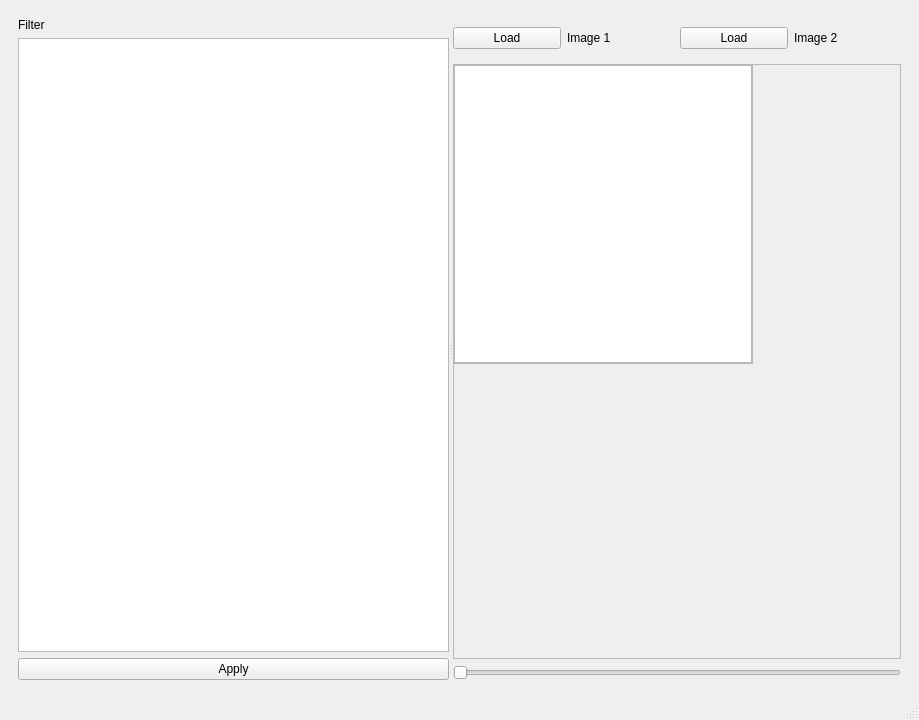
<?xml version="1.0" encoding="UTF-8"?>
<ui version="4.0">
 <class>Comparator_window</class>
 <widget class="QMainWindow" name="Comparator_window">
  <property name="geometry">
   <rect>
    <x>0</x>
    <y>0</y>
    <width>919</width>
    <height>720</height>
   </rect>
  </property>
  <property name="sizePolicy">
   <sizepolicy hsizetype="Expanding" vsizetype="Expanding">
    <horstretch>0</horstretch>
    <verstretch>0</verstretch>
   </sizepolicy>
  </property>
  <property name="windowTitle">
   <string>Comparator</string>
  </property>
  <widget class="QWidget" name="centralwidget">
   <property name="sizePolicy">
    <sizepolicy hsizetype="Expanding" vsizetype="Expanding">
     <horstretch>0</horstretch>
     <verstretch>0</verstretch>
    </sizepolicy>
   </property>
   <layout class="QGridLayout" name="gridLayout">
    <item row="0" column="0">
     <widget class="QWidget" name="verticalWidget" native="true">
      <property name="enabled">
       <bool>true</bool>
      </property>
      <property name="sizePolicy">
       <sizepolicy hsizetype="Expanding" vsizetype="Expanding">
        <horstretch>0</horstretch>
        <verstretch>0</verstretch>
       </sizepolicy>
      </property>
      <property name="contextMenuPolicy">
       <enum>Qt::ContextMenuPolicy::DefaultContextMenu</enum>
      </property>
      <layout class="QHBoxLayout" name="horizontalLayout" stretch="0">
       <item>
        <widget class="QSplitter" name="splitter">
         <property name="sizePolicy">
          <sizepolicy hsizetype="Expanding" vsizetype="Expanding">
           <horstretch>0</horstretch>
           <verstretch>0</verstretch>
          </sizepolicy>
         </property>
         <property name="lineWidth">
          <number>2</number>
         </property>
         <property name="midLineWidth">
          <number>2</number>
         </property>
         <property name="orientation">
          <enum>Qt::Orientation::Horizontal</enum>
         </property>
         <property name="childrenCollapsible">
          <bool>true</bool>
         </property>
         <widget class="QWidget" name="">
          <layout class="QVBoxLayout" name="verticalLayout_2" stretch="1,50,1">
           <item>
            <widget class="QLabel" name="label">
             <property name="text">
              <string>Filter</string>
             </property>
            </widget>
           </item>
           <item>
            <widget class="QPlainTextEdit" name="filter_code"/>
           </item>
           <item>
            <widget class="QPushButton" name="apply_filter_btn">
             <property name="text">
              <string>Apply</string>
             </property>
            </widget>
           </item>
          </layout>
         </widget>
         <widget class="QWidget" name="">
          <layout class="QVBoxLayout" name="verticalLayout" stretch="1,15,1">
           <item>
            <layout class="QHBoxLayout" name="horizontalLayout_4">
             <item>
              <widget class="QPushButton" name="load_image2_btn">
               <property name="text">
                <string>Load</string>
               </property>
              </widget>
             </item>
             <item>
              <widget class="QLabel" name="label_2">
               <property name="text">
                <string>Image 1</string>
               </property>
              </widget>
             </item>
             <item>
              <widget class="QPushButton" name="load_image1_btn">
               <property name="text">
                <string>Load</string>
               </property>
              </widget>
             </item>
             <item>
              <widget class="QLabel" name="label_3">
               <property name="text">
                <string>Image 2</string>
               </property>
              </widget>
             </item>
            </layout>
           </item>
           <item>
            <widget class="QFrame" name="outer_frame">
             <property name="sizePolicy">
              <sizepolicy hsizetype="MinimumExpanding" vsizetype="MinimumExpanding">
               <horstretch>0</horstretch>
               <verstretch>0</verstretch>
              </sizepolicy>
             </property>
             <property name="frameShape">
              <enum>QFrame::Shape::StyledPanel</enum>
             </property>
             <property name="frameShadow">
              <enum>QFrame::Shadow::Raised</enum>
             </property>
             <widget class="QFrame" name="compare_frame">
              <property name="geometry">
               <rect>
                <x>0</x>
                <y>0</y>
                <width>300</width>
                <height>300</height>
               </rect>
              </property>
              <property name="sizePolicy">
               <sizepolicy hsizetype="Expanding" vsizetype="Expanding">
                <horstretch>0</horstretch>
                <verstretch>0</verstretch>
               </sizepolicy>
              </property>
              <property name="frameShape">
               <enum>QFrame::Shape::StyledPanel</enum>
              </property>
              <property name="frameShadow">
               <enum>QFrame::Shadow::Raised</enum>
              </property>
              <layout class="QHBoxLayout" name="horizontalLayout_6">
               <property name="spacing">
                <number>0</number>
               </property>
               <property name="leftMargin">
                <number>0</number>
               </property>
               <property name="topMargin">
                <number>0</number>
               </property>
               <property name="rightMargin">
                <number>0</number>
               </property>
               <property name="bottomMargin">
                <number>0</number>
               </property>
               <item>
                <widget class="QGraphicsView" name="graphicsView_compare"/>
               </item>
              </layout>
             </widget>
             <widget class="QFrame" name="original_frame">
              <property name="geometry">
               <rect>
                <x>0</x>
                <y>0</y>
                <width>300</width>
                <height>300</height>
               </rect>
              </property>
              <property name="sizePolicy">
               <sizepolicy hsizetype="Expanding" vsizetype="Expanding">
                <horstretch>0</horstretch>
                <verstretch>0</verstretch>
               </sizepolicy>
              </property>
              <property name="frameShape">
               <enum>QFrame::Shape::StyledPanel</enum>
              </property>
              <property name="frameShadow">
               <enum>QFrame::Shadow::Raised</enum>
              </property>
              <property name="lineWidth">
               <number>-5</number>
              </property>
              <layout class="QHBoxLayout" name="horizontalLayout_5">
               <property name="spacing">
                <number>0</number>
               </property>
               <property name="leftMargin">
                <number>0</number>
               </property>
               <property name="topMargin">
                <number>0</number>
               </property>
               <property name="rightMargin">
                <number>0</number>
               </property>
               <property name="bottomMargin">
                <number>0</number>
               </property>
               <item>
                <widget class="QGraphicsView" name="graphicsView_original"/>
               </item>
              </layout>
             </widget>
            </widget>
           </item>
           <item>
            <layout class="QVBoxLayout" name="verticalLayout_5">
             <item>
              <widget class="QSlider" name="scale_slider">
               <property name="orientation">
                <enum>Qt::Orientation::Horizontal</enum>
               </property>
              </widget>
             </item>
            </layout>
           </item>
          </layout>
         </widget>
        </widget>
       </item>
      </layout>
     </widget>
    </item>
   </layout>
  </widget>
  <widget class="QMenuBar" name="menubar">
   <property name="geometry">
    <rect>
     <x>0</x>
     <y>0</y>
     <width>919</width>
     <height>19</height>
    </rect>
   </property>
  </widget>
  <widget class="QStatusBar" name="statusbar"/>
 </widget>
 <resources/>
 <connections/>
</ui>
